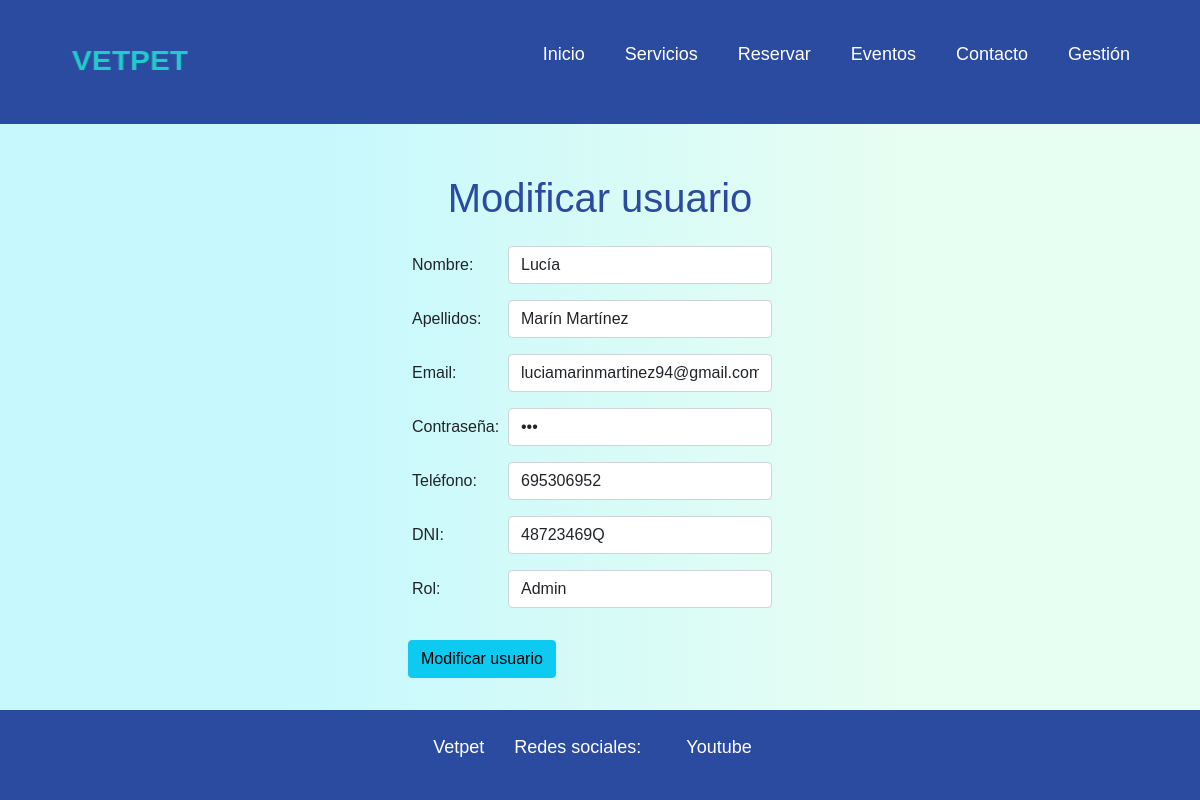
Page /modificarUsuario.php?idUsuario=1 (signed in) on the committed database.
### tables this page shows
CREATE TABLE `usuarios` (
  `idUsuario` int(11) NOT NULL,
  `email` varchar(100) NOT NULL,
  `pass` varchar(100) NOT NULL,
  `nombreUsuario` varchar(100) NOT NULL,
  `apellidosUsuario` varchar(100) NOT NULL,
  `telefono` int(9) NOT NULL,
  `DNI` varchar(9) NOT NULL,
  `rol` varchar(7) NOT NULL
);

### modificarUsuario.php (the view, shortened to what this page needs)
<?php
include_once 'Encabezado.php';
include_once 'menu.php';
include_once 'conexion.php';
if (isset($_REQUEST['idUsuario'])) {
  $idUsuario = intval($_REQUEST['idUsuario']);
} else {
  echo "<script>alert('ID de usuario no especificado'); window.location='gestion.php';</script>";
  exit;
}
$sql = "SELECT * FROM usuarios WHERE idUsuario = $idUsuario";
$resultado = $conexion->query($sql);
if ($resultado && $resultado->num_rows > 0) {
    $usuarioData = $resultado->fetch_assoc();
    $nombreData= $usuarioData['nombreUsuario'];
    $apellidosData= $usuarioData['apellidosUsuario'];
    $emailData= $usuarioData['email'];
    $passwordData= $usuarioData['pass'];
    $telefonoData= $usuarioData['telefono'];
    $dniData= $usuarioData['DNI'];
    $rolData= $usuarioData['rol'];
}
?>
<main class="contenido-principal">
<section class="mx-extra">
        <h1 class="hInicio">Modificar usuario</h1>
    </section>
  <section class="login">
  <form class="row g-3 mx-extra" action="<?php echo $_SERVER["PHP_SELF"]; ?>" method="POST">
    <article class="mb-3 row">
      <label class="col-sm-2 col-form-label">Nombre:</label>
      <aside class="col-sm-6">
        <input type="text" class="form-control" name="nombreModUsuario" value="<?php echo htmlspecialchars($nombreData); ?>"  required>
      </aside>
    </article>
    <article class="mb-3 row">
      <label class="col-sm-2 col-form-label">Apellidos:</label>
      <aside class="col-sm-6">
        <input type="text" class="form-control" name="apellidosModUsuario" value="<?php echo htmlspecialchars($apellidosData); ?>"  required>
      </aside>
    </article>
    <article class="mb-3 row">
      <label class="col-sm-2 col-form-label">Email:</label>
      <aside class="col-sm-6">
        <input type="email" class="form-control" name="emailModUsuario" value="<?php echo htmlspecialchars($emailData); ?>"  required>
      </aside>
    </article>
      <article class="mb-3 row">
      <label class="col-sm-2 col-form-label">Contraseña:</label>
      <aside class="col-sm-6">
        <input type="password" class="form-control" name="passwordModUsuario" value="<?php echo htmlspecialchars($passwordData); ?>"  required>
      </aside>
    </article>
    <article class="mb-3 row">
      <label class="col-sm-2 col-form-label">Teléfono:</label>
      <aside class="col-sm-6">
        <input type="number" class="form-control" name="telefonoModUsuario" value="<?php echo htmlspecialchars($telefonoData); ?>"  required>
      </aside>
    </article>
    <article class="mb-3 row">
      <label class="col-sm-2 col-form-label">DNI:</label>
      <aside class="col-sm-6">
        <input type="text" class="form-control" name="dniModUsuario" value="<?php echo htmlspecialchars($dniData); ?>"  required>
      </aside>
    </article>
    <article class="mb-3 row">
      <label class="col-sm-2 col-form-label">Rol:</label>
      <aside class="col-sm-6">
        <select class="form-control" name="rolModUsuario" required>
          <option value="Admin" <?php if ($rolData === 'Admin') echo 'selected'; ?>>Admin</option>
        </select>
      </aside>
    </article>
    <article class="col-auto">
      <button type="submit" name="submitModUsuario" class="btn btn-info mb-3" >Modificar usuario</button>
    </article>
  </form>
  </section>
</main>
<?php
include_once 'footer.php';
?>

### css/menuYFooter.css (style rules this page uses)
* { margin: 0; padding: 0; box-sizing: border-box; text-decoration: none; list-style: none; }
body { background: linear-gradient( 90deg, rgba(198, 248, 253, 1) 25%, rgba(231, 254, 242, 1) 75%); font-family: Arial, Helvetica, sans-serif; }
html, body { height: 100%; display: flex; flex-direction: column; }
.contenido-principal { flex: 1; }

### css/inicio.css (style rules this page uses)
.mx-extra { margin-left: 20px; margin-right: 20px; }
@media (min-width: 576px) { .mx-extra { margin-left: 40px; margin-right: 40px; } }
@media (min-width: 768px) { .mx-extra { margin-left: 70px; margin-right: 70px; } }
@media (min-width: 992px) { .mx-extra { margin-left: 200px; margin-right: 200px; } }
.hInicio { margin-top: 50px; font-family: Arial, Helvetica, sans-serif; color: #2b4ba1; text-align: center; }

### css/login.css (style rules this page uses)
.login { margin-top: 40px; margin-left: 20px; }
@media (min-width: 576px) { .login { margin-left: 200px; } }
@media (min-width: 708px) { .login { margin-left: 200px; } }

### rows in the picture
usuarios: nombreModUsuario "Lucía", apellidosModUsuario "Marín Martínez", emailModUsuario "luciamarinmartinez94@gmail.com", telefonoModUsuario "695306952", dniModUsuario "48723469Q", rolModUsuario "Admin"
